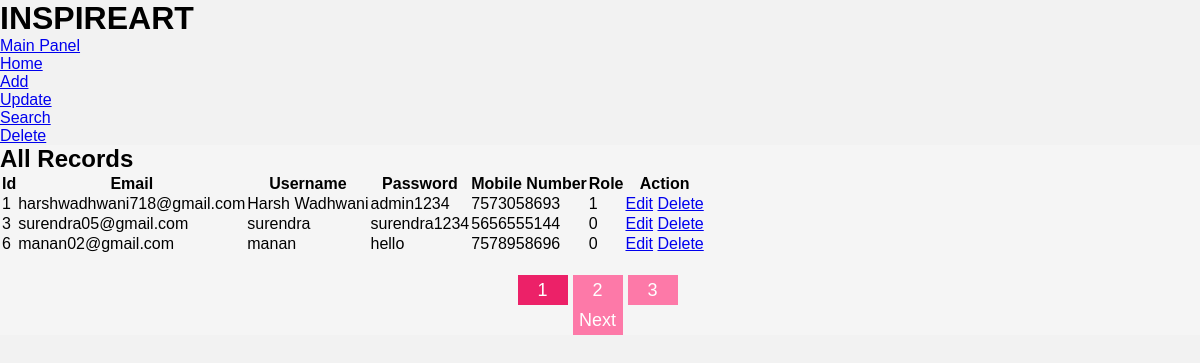
The page / on the database its author committed.
### tables this page shows
CREATE TABLE `registration` (
  `id` int(20) NOT NULL,
  `email` varchar(50) NOT NULL,
  `username` varchar(50) NOT NULL,
  `password` varchar(15) NOT NULL,
  `number` varchar(10) NOT NULL,
  `role` int(10) NOT NULL DEFAULT 0
);

### index.php (the view, shortened to what this page needs)
<?php
include 'header.php';
?>
<div id="main-content">
    <h2>All Records</h2>
    <?php
        $conn = mysqli_connect("localhost","root","","inspireart") or die("Databse is not connect");
        $limit = 3;
        if(isset($_GET['page']))
        {
            $page = $_GET['page'];
        }
        else{
            $page = 1;
        }
        $offset = ($page-1)*$limit;
        $query = "SELECT * FROM registration LIMIT {$offset},{$limit}";
        $result = mysqli_query($conn,$query) or die("");
        if(mysqli_num_rows($result)>0){
    ?>
    <table cellpadding="7px">
        <thead>
        <th>Id</th>
        <th>Email</th>
        <th>Username</th>
        <th>Password</th>
        <th>Mobile Number</th>
        <th>Role</th>
        <th>Action</th>
        </thead>
        <tbody>
            <?php
                while($row=mysqli_fetch_assoc($result)){
             ?>
            <tr>
                <td> <?php echo $row['id'] ?> </td>
                <td> <?php echo $row['email'] ?> </td>
                <td> <?php echo $row['username'] ?> </td>
                <td> <?php echo $row['password'] ?> </td>
                <td> <?php echo $row['number'] ?> </td>
                <td> <?php echo $row['role'] ?> </td>
                <td>
                    <a href='edit.php?id=<?php echo $row['id'] ?>'>Edit</a>
                    <a href="delete-inline.php?id=<?php echo $row['id'] ?>">Delete</a>
                </td>
            </tr>
        <?php } ?>
        </tbody>
    </table>
<?php }
else{
    echo "No record found";
}
    $sql1="SELECT * FROM registration";
    $result1 = mysqli_query($conn,$sql1) or die("Query not run");
    if(mysqli_num_rows($result1))
    {
        $total_record = mysqli_num_rows($result1);
        $total_page = ceil($total_record/$limit);
        echo '<ul class="pagination">';
        for($i=1;$i<=$total_page;$i++)
        {
            if($i==$page)
            {
                $active = "active";
            }
            else{
                $active = "";
            }
            echo '<li class="'.$active.'"><a href = "index.php?page='.$i.'">'.$i.'</a></li>';
        }
        if($total_page>$page)
        {
            echo '<li><a href="index.php?page='.($page+1).'">Next</a></li>';
        }
    }
 ?>
</div>
</body>
</html>

### header.php (shortened to what this page needs)
<!DOCTYPE html>
<html lang="en">
<head>
    <link rel="stylesheet" href="https://stackpath.bootstrapcdn.com/font-awesome/4.7.0/css/font-awesome.min.css">
    <link rel="stylesheet" href="css/style.css?php echo time(); ?>" media="all" type="text/css">
</head>
<body>
    <div id="wrapper">
        <div id="header">
            <h1>INSPIREART</h1>
        </div>
        <div id="menu">
            <ul>
                <li>
                    <a href="../main_panel.php">Main Panel</a>
                </li>
                <li>
                    <a href="index.php">Home</a>
                </li>
                <li>
                    <a href="add.php">Add</a>
                </li>
                <li>
                    <a href="update.php">Update</a>
                </li>
                 <li>
                    <a href="search.php">Search</a>
                </li>
                <li>
                    <a href="delete.php">Delete</a>
                </li>
            </ul>
        </div>

### style.css (style rules this page uses)
* { margin: 0; padding: 0; outline: none; box-sizing: border-box; font-family: 'Montserrat', sans-serif; }
body { background: #f2f2f2; }
#main-content { background-color: #f5f5f5; }
.pagination { padding: 0; margin: 20px 500px; list-style: none; text-align: center; }
.pagination li { display: inline-block; }
.pagination li a { height: 30px; width: 50px; line-height: 30px; font-size: 18px; text-align: center; text-decoration: none; color: #fff; background-color:#fd79a8; display: block; margin: 0 5px 0 0; transition: all 0.3s; }
.pagination .active a { background-color:#ec2168; }

### rows shown on the page
registration: id "1", email "harshwadhwani718@gmail.com", username "Harsh Wadhwani", password "admin1234", number "7573058693", role "1"
registration: id "3", email "surendra05@gmail.com", username "surendra", password "surendra1234", number "5656555144", role "0"
registration: id "6", email "manan02@gmail.com", username "manan", password "hello", number "7578958696", role "0"
